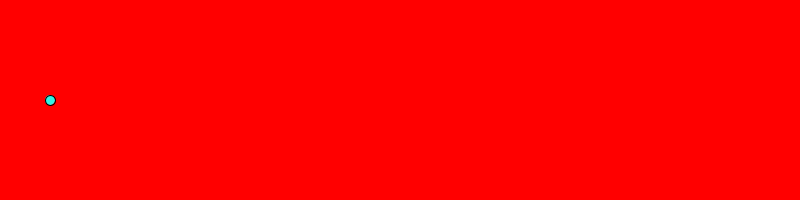
Frame 1 (no input)
Frame 60 (the mouse pressed at the canvas centre just before this capture): identical to frame 1, image omitted
Frame 120 (the mouse held since frame 60 and released just before this capture): blank canvas, image omitted

The Processing sketch that drew this single still picture (run headless with seeded random() and noise(); from frame 60 on, the mouse is pressed at the canvas centre):

// Processing sketch: sketch_191017a
// ── sketch_191017a.pde
//1. Make a variable to hold the X co-ordinate of the dot and set it to 50.
   int x = 50;
void setup() {
    size(800, 200);
}
void draw() {
  background(#FF0000);
   //3. make the ellipse a nice color
  fill(#33F2E4);
    //4. If the mouse is pressed change the X co-ordinate so that the dot moves to the right
   if(mousePressed){
     x = x+30;
   }
    //5. Make your dot move faster
    //  (you have to figure out what part of your code to change)
    
    //2. Draw an ellipse of height and width 10. Make sure to use your variable for the X position.
   ellipse(x, 100, 10, 10);
    //6. Use the playSound() method to play a ding when your dot crosses the finish line. 

}
